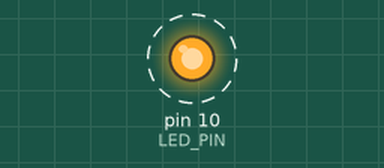
Bench run of a sketch on a simulated Arduino Uno, built with avr-gcc and run on an emulated ATmega328P. On the bench: output pins drawn as LEDs (lit = HIGH). Dashed ring = blinking.

Above: at 0.2 s.
Timing chart, 0 to 3.0 s (numbered marks = the images above):
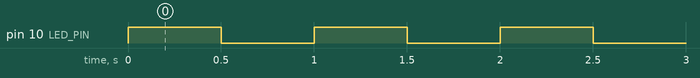

Measured:
- by itself, pin 10 (LED_PIN): alternates HIGH for 0.50 s and LOW for 0.50 s

The sketch:

BLKLab_PRJ_35_Dau_Noi_Va_Dieu_Khien_LED_Don_Voi_Arduino.ino
```cpp
/*=================================================================================================
 *                                     BANLINHKIEN.COM                                            *
 ==================================================================================================
                         HƯỚNG DẪN ĐIỀU KHIỂN ĐỘNG CƠ SERVO BẰNG BIẾN TRỞ
 ==================================================================================================
*/
// --- KHAI BÁO BIẾN ---
const int LED_PIN = 10;

void setup() {
  // Cấu hình chân LED_PIN là đầu ra (OUTPUT)
  pinMode(LED_PIN, OUTPUT);
}

void loop() {
  digitalWrite(LED_PIN, HIGH); // Xuất mức cao (5V): BẬT LED
  delay(500);                  // Dừng chương trình 500ms (0.5 giây)

  digitalWrite(LED_PIN, LOW);  // Xuất mức thấp (0V): TẮT LED
  delay(500);                  // Dừng chương trình 500ms
}
```
